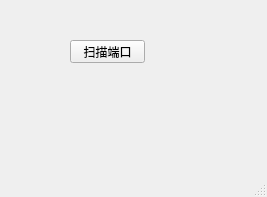
<?xml version="1.0" encoding="UTF-8"?>
<ui version="4.0">
 <class>MainWindow</class>
 <widget class="QMainWindow" name="MainWindow">
  <property name="geometry">
   <rect>
    <x>0</x>
    <y>0</y>
    <width>267</width>
    <height>197</height>
   </rect>
  </property>
  <property name="windowTitle">
   <string>MainWindow</string>
  </property>
  <widget class="QWidget" name="centralwidget">
   <widget class="QPushButton" name="pushButton_PortScan">
    <property name="geometry">
     <rect>
      <x>70</x>
      <y>40</y>
      <width>75</width>
      <height>23</height>
     </rect>
    </property>
    <property name="text">
     <string>扫描端口</string>
    </property>
   </widget>
  </widget>
  <widget class="QMenuBar" name="menubar">
   <property name="geometry">
    <rect>
     <x>0</x>
     <y>0</y>
     <width>267</width>
     <height>23</height>
    </rect>
   </property>
  </widget>
  <widget class="QStatusBar" name="statusbar"/>
 </widget>
 <resources/>
 <connections/>
</ui>
